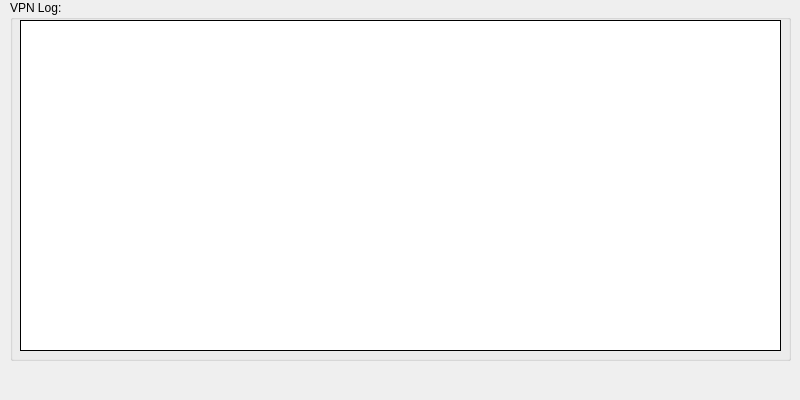
<?xml version="1.0" encoding="UTF-8"?>
<ui version="4.0">
 <class>VpnLog</class>
 <widget class="QDialog" name="VpnLog">
  <property name="geometry">
   <rect>
    <x>0</x>
    <y>0</y>
    <width>800</width>
    <height>400</height>
   </rect>
  </property>
  <property name="minimumSize">
   <size>
    <width>800</width>
    <height>400</height>
   </size>
  </property>
  <property name="maximumSize">
   <size>
    <width>800</width>
    <height>400</height>
   </size>
  </property>
  <property name="windowTitle">
   <string>Securepoint VPN Log</string>
  </property>
  <property name="windowIcon">
   <iconset resource="systray.qrc">
    <normaloff>:/images/appicon.png</normaloff>:/images/appicon.png</iconset>
  </property>
  <property name="modal">
   <bool>true</bool>
  </property>
  <widget class="QGroupBox" name="groupBox">
   <property name="geometry">
    <rect>
     <x>10</x>
     <y>0</y>
     <width>781</width>
     <height>361</height>
    </rect>
   </property>
   <property name="title">
    <string>VPN Log:</string>
   </property>
   <widget class="QPlainTextEdit" name="memLog">
    <property name="geometry">
     <rect>
      <x>10</x>
      <y>20</y>
      <width>761</width>
      <height>331</height>
     </rect>
    </property>
    <property name="frameShape">
     <enum>QFrame::Box</enum>
    </property>
    <property name="frameShadow">
     <enum>QFrame::Plain</enum>
    </property>
    <property name="undoRedoEnabled">
     <bool>false</bool>
    </property>
    <property name="readOnly">
     <bool>true</bool>
    </property>
   </widget>
  </widget>
  <widget class="QPushButton" name="cmdClose">
   <property name="geometry">
    <rect>
     <x>700</x>
     <y>369</y>
     <width>75</width>
     <height>24</height>
    </rect>
   </property>
   <property name="text">
    <string/>
   </property>
   <property name="icon">
    <iconset resource="systray.qrc">
     <normaloff>:/images/close.png</normaloff>:/images/close.png</iconset>
   </property>
   <property name="iconSize">
    <size>
     <width>30</width>
     <height>16</height>
    </size>
   </property>
   <property name="flat">
    <bool>true</bool>
   </property>
  </widget>
  <widget class="QPushButton" name="cmdSave">
   <property name="geometry">
    <rect>
     <x>590</x>
     <y>371</y>
     <width>75</width>
     <height>24</height>
    </rect>
   </property>
   <property name="text">
    <string/>
   </property>
   <property name="icon">
    <iconset resource="systray.qrc">
     <normaloff>:/images/save.png</normaloff>:/images/save.png</iconset>
   </property>
   <property name="iconSize">
    <size>
     <width>30</width>
     <height>16</height>
    </size>
   </property>
   <property name="flat">
    <bool>true</bool>
   </property>
  </widget>
 </widget>
 <resources>
  <include location="systray.qrc"/>
 </resources>
 <connections/>
</ui>
